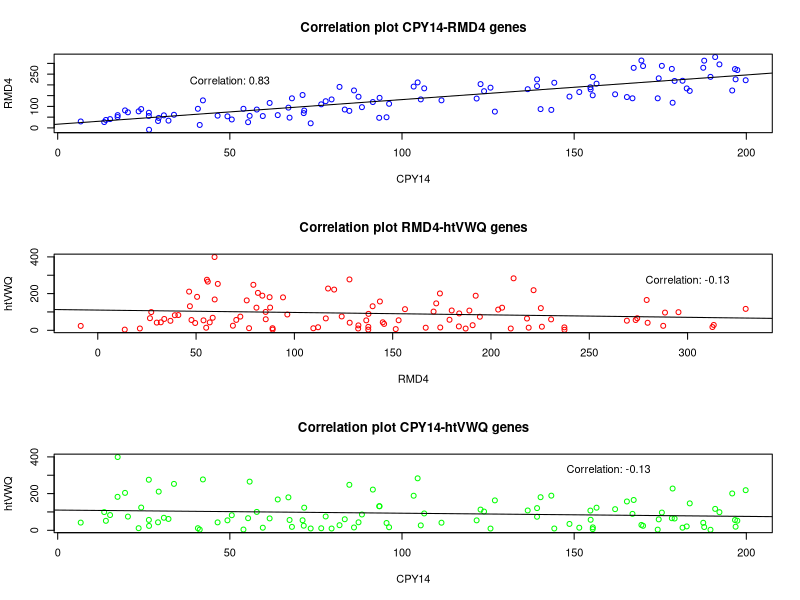

Reproduce this figure in R.
# Homework 1
# Deadline 15 September at 23:59

# 1. Read the data (hw1_r_programming.txt) that contain the three colum. w gene expression level (each gene - each column) at dif.condit.
data <- read.table("hw1_r_programming.txt")
data

# 2.1 Find out whether there are any gene expression dependencies in any pair of genes.
par(mfrow=c(3,1))
d1 <- data[, c("CPY14")]
d2 <- data[, c("RMD4")]
d3 <- data[, c("htVWQ")]
set_12 = cbind(d1,d2)
plot(set_12[,1],set_12[,2], col = "blue", main = "Correlation plot CPY14-RMD4 genes", xlab = "CPY14", ylab = "RMD4")
lm(set_12[,2] ~ set_12[,1])
abline(lm(set_12[,2] ~ set_12[,1]))
text(paste("Correlation:", round(cor(set_12[,1], set_12[,2]), 2)), x = 50, y = 220)
cor.test(set_12[,1],set_12[,2]) # the more abs. value of cor. [-1,1], the stronger dependence between the sets.
# 0.83 - strong correlation -> there is direct (positive) gene expression dependence in gene pair CPY14-RMD4.
set_23 = cbind(d2,d3)
plot(set_23[,1],set_23[,2], col = "red", main = "Correlation plot RMD4-htVWQ genes", xlab = "RMD4", ylab = "htVWQ")
lm(set_23[,2] ~ set_23[,1])
abline(lm(set_23[,2] ~ set_23[,1]))
text(paste("Correlation:", round(cor(set_23[,1], set_23[,2]), 2)), x = 300, y = 275)
cor.test(set_23[,1],set_23[,2])
# -0.13 - weak negative correlation -> there is negative gene expression dependence in gene pair RMD4-htVWQ.
set_13 = cbind(d1,d3)
plot(set_13[,1],set_13[,2], col = "green", main = "Correlation plot CPY14-htVWQ genes", xlab = "CPY14", ylab = "htVWQ")
lm(set_13[,2] ~ set_13[,1])
abline(lm(set_13[,2] ~ set_13[,1]))
text(paste("Correlation:", round(cor(set_13[,1], set_13[,2]), 2)), x = 160, y = 334)
cor.test(set_13[,1],set_13[,2])
# -0.13 - weak negative correlation -> there is negative gene expression dependence in gene pair CPY14-htVWQ.

# 2.2 Find out whether there are any gene expression differences in any pair of genes.
mean(d1)
mean(d2)
mean(d3)
t.test(set_12[,1],set_12[,2])
t.test(set_23[,1],set_23[,2])
t.test(set_13[,1],set_13[,2])
t.test(set_12[,1],set_12[,2])$p.value # 0.001649145 < 0.05 -> null hypoth. (dif. in means equals 0) is rejected. -> alternative hypoth. (dif. in means is not 0 -> there is dif. in means)
t.test(set_23[,1],set_23[,2])$p.value # 0.000168951 < 0.05 -> null hypoth. (dif. in means equals 0) is rejected. -> alternative hypoth. (dif. in means is not 0 -> there is dif. in means)
t.test(set_13[,1],set_13[,2])$p.value # 0.239674 > 0.05 -> null hypoth. (dif. in means equals 0) is accepted.

# Conclusion 1: CPY14-RMD4 have the strong dependence only.
# Conclusion 2: There are gene expression differences between CPY14-RMD4 and RMD4-htVWQ gene pairs.
